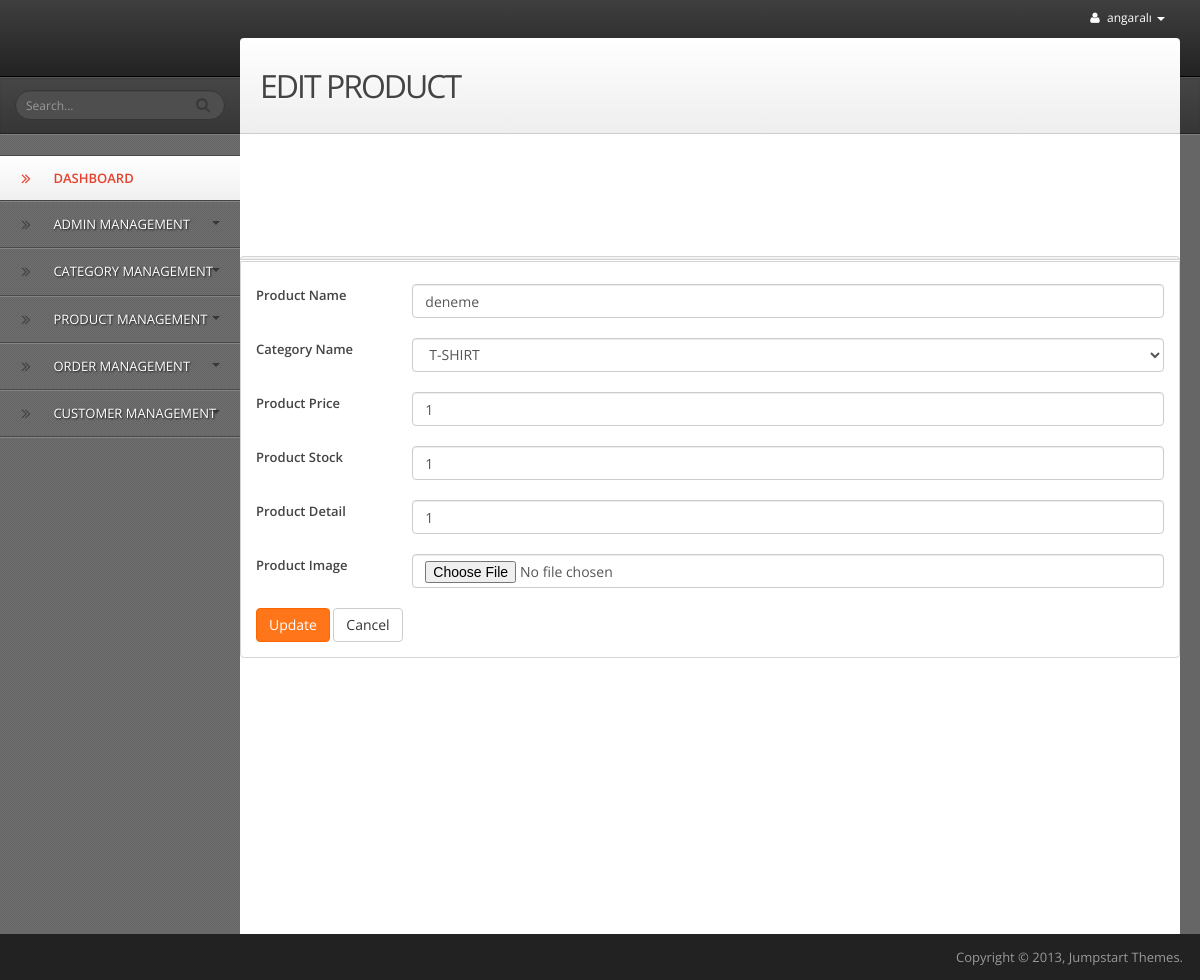
/back-end/admin_panel/edit_product.php?product_id=15 (signed in), run on the app's committed database.
### tables this page shows
CREATE TABLE `product_table` (
  `product_id` int(11) NOT NULL,
  `category_id` int(11) NOT NULL,
  `product_name` varchar(255) NOT NULL,
  `product_details` text NOT NULL,
  `product_price` int(11) NOT NULL,
  `product_stock` int(11) NOT NULL,
  `product_image_path` varchar(255) DEFAULT NULL
);

### back-end/admin_panel/edit_product.php (the view, shortened to what this page needs)
<?php
$servername = "localhost";
$username = "root";
$password = "";
$dbname = "test";
$conn = new mysqli($servername, $username, $password, $dbname);
if (isset($_GET['product_id'])) {
    $product_id = $_GET['product_id'];
    $sql = "SELECT * FROM product_table WHERE product_id = $product_id";
    $result = $conn->query($sql);
    if ($result->num_rows > 0) {
        $product = $result->fetch_assoc();
    } else {
        echo "No product found with this ID";
        exit;
    }
}
$sql = "SELECT * FROM category_table";
$category_result = $conn->query($sql);
?>
<?php include('header.php'); ?>
<body>
    <div id="wrapper">
        <?php include('top_bar.php'); ?>
        <?php include('left_sidebar.php'); ?>
        <div id="content">
            <div id="content-header">
                <h1>EDIT PRODUCT</h1>
            </div>
            <div class="portlet">
                <div class="portlet-header"></div>
                <div class="portlet-content">
                    <form action="auth.php" method="POST" class="form-horizontal" role="form" enctype="multipart/form-data">
                        <div class="form-group">
                            <label class="col-md-2">Product Name</label>
                            <div class="col-md-10">
                                <input type="text" name="product_name" class="form-control" placeholder="Product Name" value="<?php echo $product['product_name']; ?>" required>
                            </div>
                        </div>
                        <div class="form-group">
                            <label class="col-md-2">Category Name</label>
                            <div class="col-md-10">
                                <select name="category_id" class="form-control" required>
                                    <?php
                                    if ($category_result->num_rows > 0) {
                                        while($row = $category_result->fetch_assoc()) {
                                            $selected = ($row['category_id'] == $product['category_id']) ? 'selected' : '';
                                            echo "<option value='" . $row['category_id'] . "' $selected>" . $row['category_name'] . "</option>";
                                        }
                                    }
                                    ?>
                                </select>
                            </div>
                        </div>
                        <div class="form-group">
                            <label class="col-md-2">Product Price</label>
                            <div class="col-md-10">
                                <input type="text" name="product_price" class="form-control" placeholder="Product Price" value="<?php echo $product['product_price']; ?>" required>
                            </div>
                        </div>
                        <div class="form-group">
                            <label class="col-md-2">Product Stock</label>
                            <div class="col-md-10">
                                <input type="text" name="product_stock" class="form-control" placeholder="Product Stock" value="<?php echo $product['product_stock']; ?>" required>
                            </div>
                        </div>
                        <div class="form-group">
                            <label class="col-md-2">Product Detail</label>
                            <div class="col-md-10">
                                <input type="text" name="product_details" class="form-control" placeholder="Product Detail" value="<?php echo $product['product_details']; ?>" required>
                            </div>
                        </div>
                        <div class="form-group">
                            <label class="col-md-2">Product Image</label>
                            <div class="col-md-10">
                                <input type="file" name="image" class="form-control" placeholder="Image"  >
                            </div>
                        </div>
                        <button type="submit" name="productedit" class="btn btn-warning">Update</button>
                        <button type="button" class="btn btn-default" onclick="window.history.back()">Cancel</button>
                    </form>
                </div>
            </div>
        </div>
    </div>
    <?php include('footer.php'); ?>
</body>
</html>

### data on the page
product_table: product_name "deneme", product_price "1", product_stock "1", product_details "1"

### other printed values
$_SESSION['admin_username'] "angaralı"
form field category_id "T-SHIRT"
